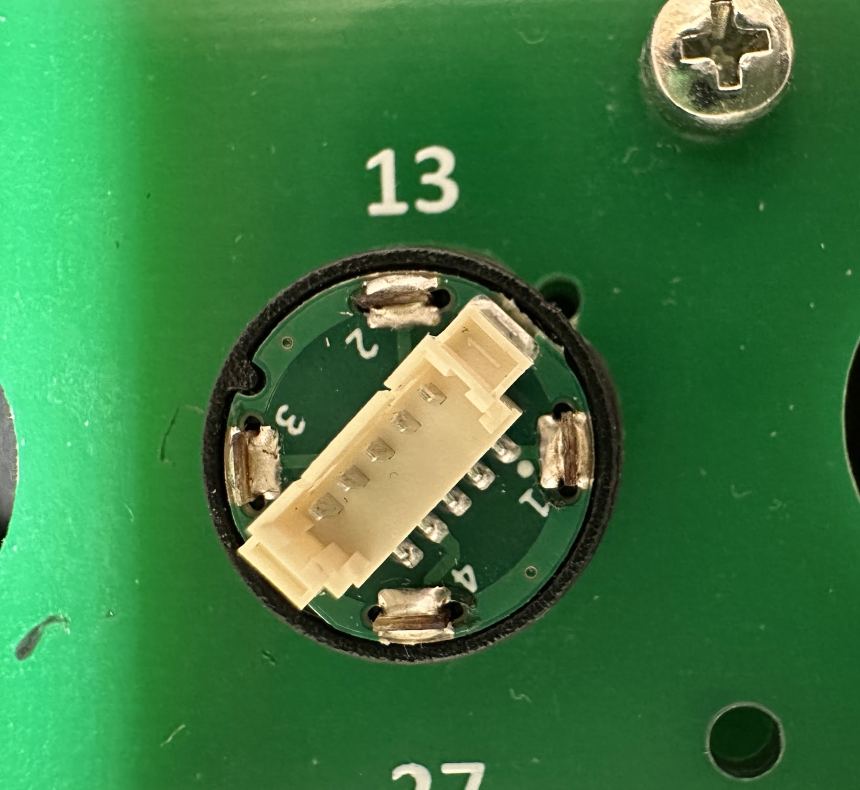
#> input picture sift/dataset/correct.png, 1720 x 1580 px (shown at 1/2 size)
$ python sift_tutorial.py   (older library calls are emulated)
#> lines starting #> are read from the running program, lines starting #| are printed output that depends on the picture; after the words box and inside, x2 and y2 are one past the last pixel; in counts of white or black regions, pixels touching at a corner belong together
import math
import time

import cv2
import matplotlib.pyplot as plt
import numpy as np

img_bgr = cv2.imread("dataset/correct.png")
#> img_bgr is the input picture: shape (1580, 1720, 3); mean B, G, R 65, 121.6, 60
img_rgb = cv2.cvtColor(img_bgr, cv2.COLOR_BGR2RGB)
img_gray = cv2.cvtColor(img_bgr, cv2.COLOR_BGR2GRAY)
_, img_binary = cv2.threshold(img_gray, 75, 255, cv2.THRESH_BINARY)
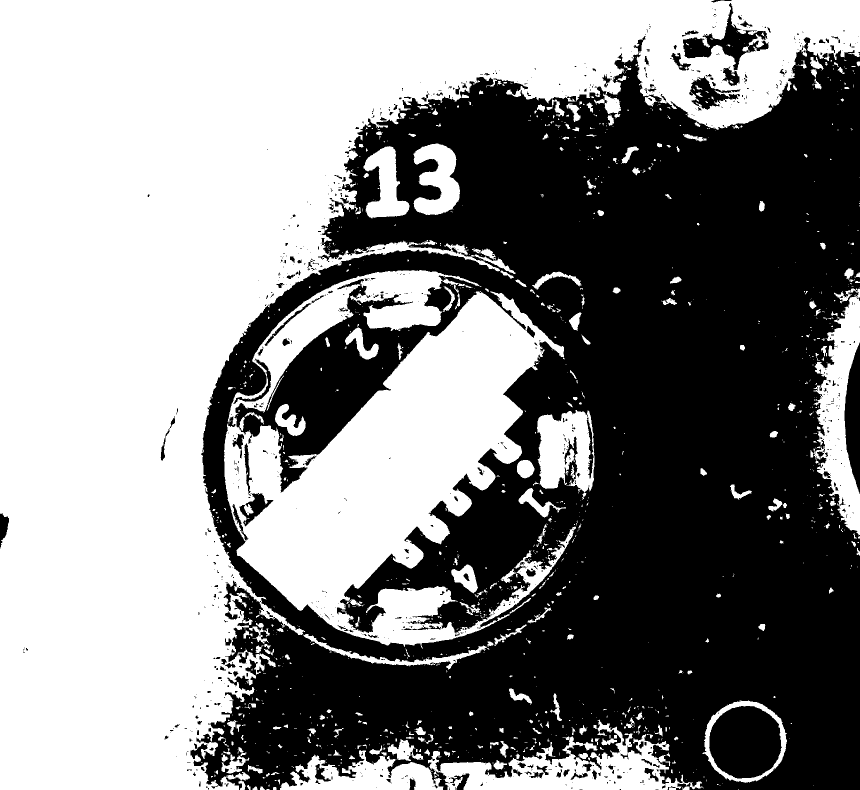
#> img_binary: shape (1580, 1720) (shown at 1/2 size); 52.5% white; 880 black regions (711 under 20 px), largest, box (x1, y1, x2, y2) and area: (381, 72, 1720, 1580) 1239276, (1418, 1412, 1564, 1557) 16589, (1689, 685, 1720, 988) 6308
img_edges = cv2.Canny(img_gray, 100, 250)
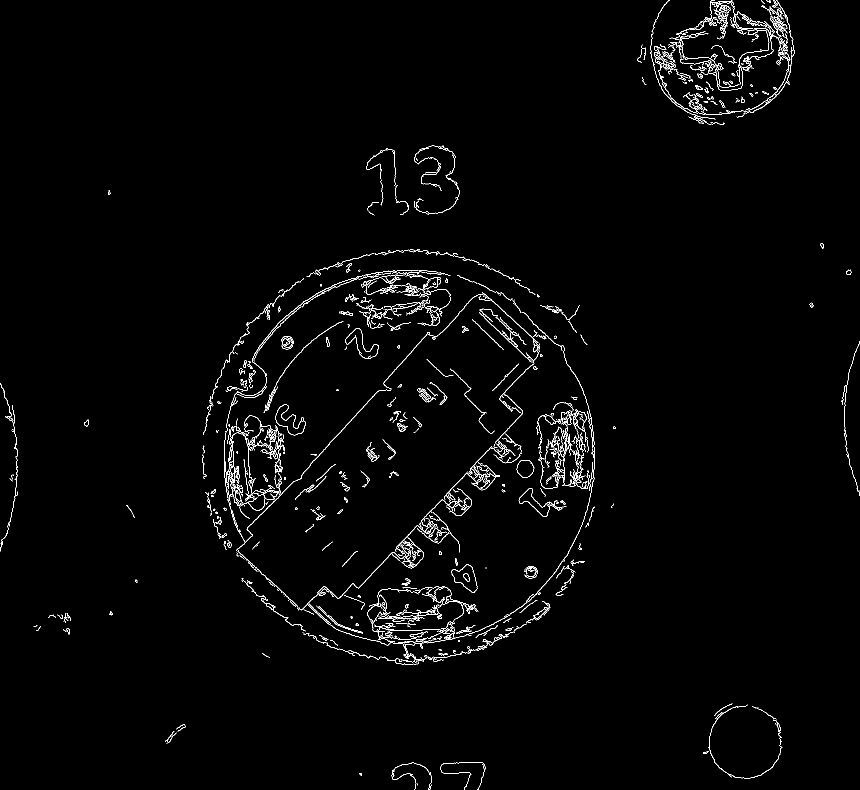
#> img_edges: shape (1580, 1720) (shown at 1/2 size); 1.6% white in thin lines or dots

MIN_COMPONENT_AREA = 4000
MIN_CONTOUR_AREA = 1000

# binary image filtering
erosion_size = 1
structuring_element = cv2.getStructuringElement(cv2.MORPH_RECT, (2 * erosion_size + 1, 2 * erosion_size + 1),
                                                (erosion_size, erosion_size))
img_binary_eroded = cv2.erode(img_binary, structuring_element, iterations=13)
#> img_binary_eroded: shape (1580, 1720); 37.7% white; 47 white regions (10 under 20 px), largest, box (x1, y1, x2, y2) and area: (0, 0, 1414, 1580) 867194, (499, 604, 1058, 1197) 125830, (1478, 0, 1720, 172) 15146
img_binary_eroded = cv2.dilate(img_binary_eroded, structuring_element, iterations=15)
#> img_binary_eroded: shape (1580, 1720); 45.6% white; 25 white regions, largest, box (x1, y1, x2, y2) and area: (0, 0, 1429, 1580) 941413, (484, 589, 1073, 1212) 174643, (1401, 0, 1720, 252) 32592

nlabels, labels, stats, centroids = cv2.connectedComponentsWithStats(img_binary_eroded, None, None, None, 8, cv2.CV_32S)
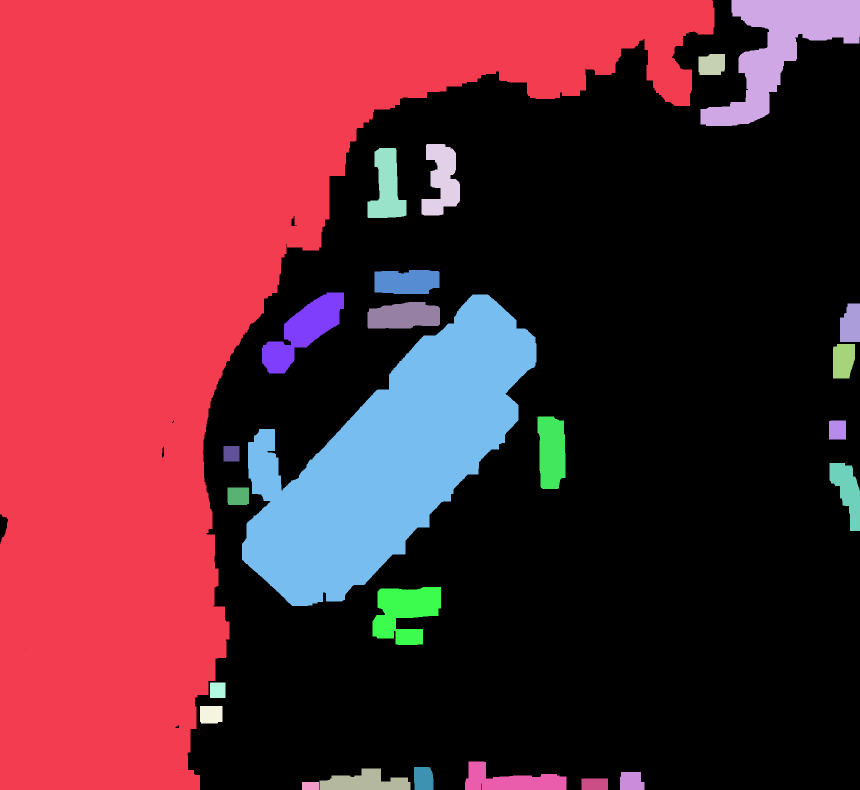
#> labels: shape (1580, 1720) int32 (shown at 1/2 size); 26 distinct labels, from 0 to 25; one colour per label, 0 black
#> nlabels = 26; stats = 26 rows, first 6: [0, 0, 1720, 1580, 1478269], [0, 0, 1429, 1580, 941413], [1401, 0, 319, 252, 32592], [1397, 108, 53, 42, 2053], [843, 288, 77, 143, 7042], [735, 296, 78, 140, 6791]; centroids = 26 pairs, first value 371.5 to 1701.2, second value 95.61 to 1571.5
component_areas = stats[1:, cv2.CC_STAT_AREA]
#> component_areas = 25 values, max 941413 at index 0, min 544 at index 24, mean 49573.2
img_binary_filtered = np.zeros((labels.shape), np.uint8)
for i in range(0, nlabels - 1):
    if component_areas[i] >= MIN_COMPONENT_AREA:
        img_binary_filtered[labels == i + 1] = 255
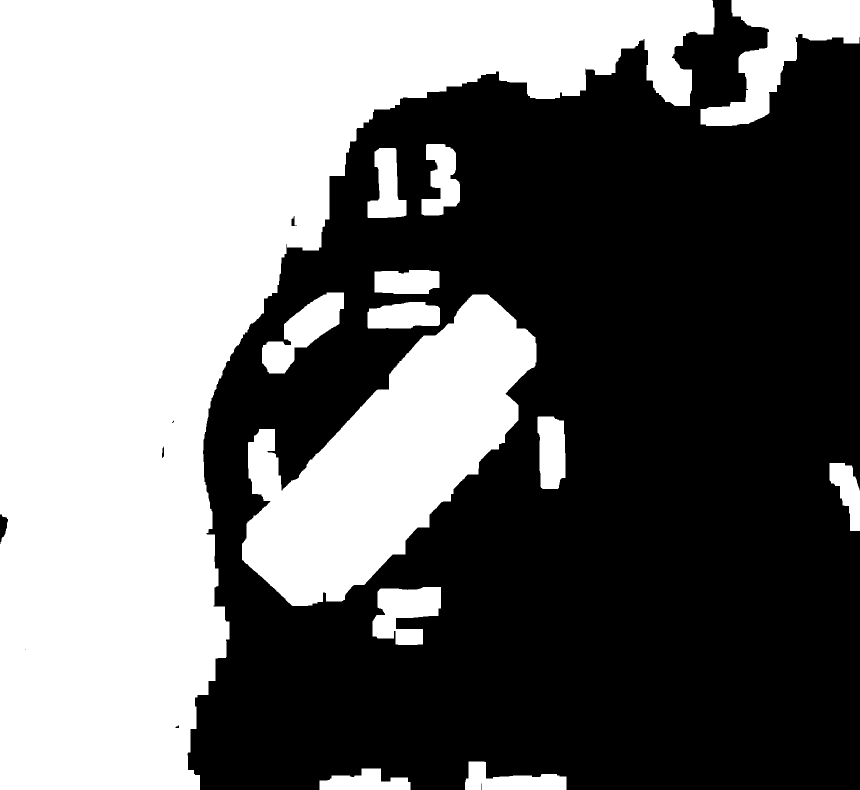
#> img_binary_filtered: shape (1580, 1720) (shown at 1/2 size); 44.9% white; 13 white regions

# show binary images
fig, (ax0, ax1, ax2) = plt.subplots(nrows=1, ncols=3, figsize=(12, 6))
ax0.imshow(img_binary, cmap="gray")
ax0.set_title("img_binary")
ax1.imshow(img_binary_eroded, cmap="gray")
ax1.set_title("img_binary_eroded")
ax2.imshow(img_binary_filtered, cmap="gray")
ax2.set_title("img_binary_filtered")
plt.show()

# [13 lines of commented-out code are left out]

lines = cv2.HoughLines(
    img_edges,
    1,  # rho resolution
    math.pi / 180,  # theta resolution
    131,  # threshold
)
#> lines = 40 rows, first 8: [1327, 0.75], [1082, 0.716], [1084, 0.733], [1090, 0.785], [1025, 0.785], [1086, 0.75], [1022, 0.785], [1095, 0.785]

contours, hierarchy = cv2.findContours(
    img_binary_filtered,
    cv2.RETR_TREE,
    cv2.CHAIN_APPROX_SIMPLE
)
#> contours = 18 contours, 2 with area under 20; largest, box (x1, y1, x2, y2) and area: (0, 0, 1429, 1580) 938373, (484, 589, 1073, 1212) 173587, (1401, 0, 1720, 252) 31952, (524, 585, 688, 747) 11260, (745, 1174, 882, 1290) 10379

# lines = cv2.HoughLinesP(
#     img_edges,
#     1,           # rho resolution
#     math.pi/180, # theta resolution
#     50,          # threshold
#     100,        # min number of points to detect a line
#     10           # max gap between points to be considered a line
# )

img_contoured = img_rgb.copy()

if contours is not None:
    for i, contour in enumerate(contours):
        cv2.drawContours(img_contoured, [contour], -1, (255 - i, 0, i), 3)
#> this loop made 18 passes
#> contour on pass 15: [[50, 1298], [51, 1297], [52, 1298], [51, 1299]]
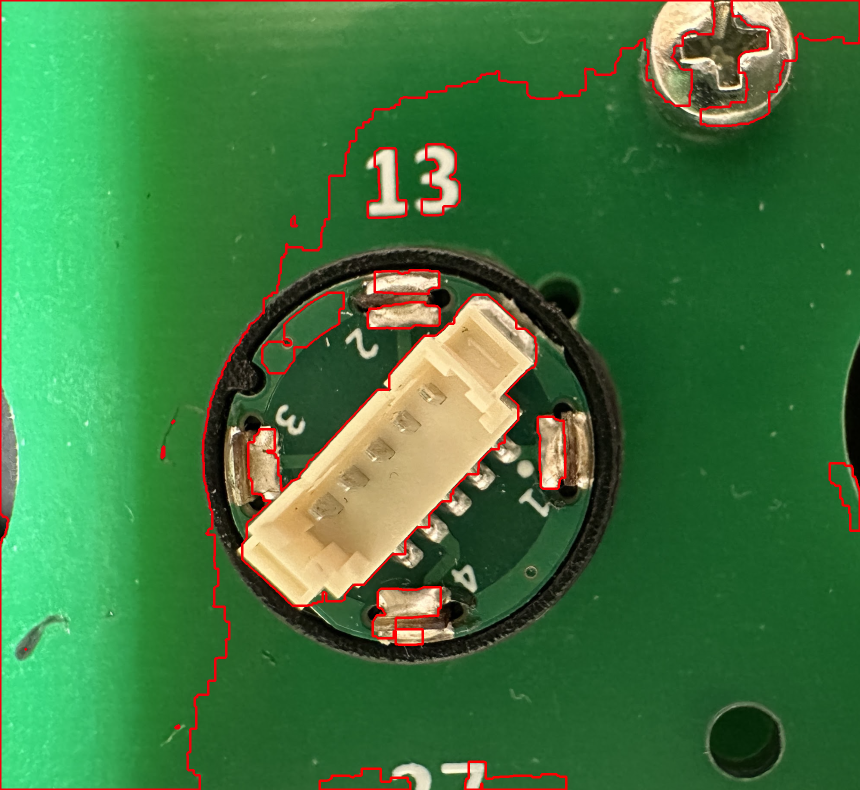
#> img_contoured: shape (1580, 1720, 3) (shown at 1/2 size); mean R, G, B 64, 119, 63.7
    # cv2.drawContours(img_contoured, contours, -1, (0, 0, 255), 3)

    rectangles = []
    for contour in contours:
        epsilon = 0.01 * cv2.arcLength(contour, True)
        approx = cv2.approxPolyDP(contour, epsilon, True)
        if cv2.contourArea(contour) > MIN_CONTOUR_AREA:
            rectangles.append(approx)
#> this loop made 18 passes
#> epsilon on passes 1 to 8: 4.61, 5.56, 6.49, 3.75, 3.84, 3.77, 24.27, 6.06
#> after the loop, rectangles = 13 contours; largest, box (x1, y1, x2, y2) and area: (0, 0, 1425, 1580) 928202, (484, 590, 1073, 1212) 174769, (1401, 0, 1720, 249) 30636, (524, 585, 688, 747) 11272, (745, 1174, 882, 1289) 10313
    # cv2.drawContours(img_contoured, rectangles, -1, (0,255,255), 5)

if lines is not None:
    for line in lines:
        for rho, theta in line:
            a = math.cos(theta)
            b = math.sin(theta)
            xc = a * rho
            yc = b * rho
            x1 = int(xc + 1000 * (-b));
            y1 = int(yc + 1000 * (a));
            x2 = int(xc - 1000 * (-b));
            y2 = int(yc - 1000 * (a));
            cv2.line(img_contoured, (x1, y1), (x2, y2), (255, 0, 0), 2)
#> this loop made 40 passes
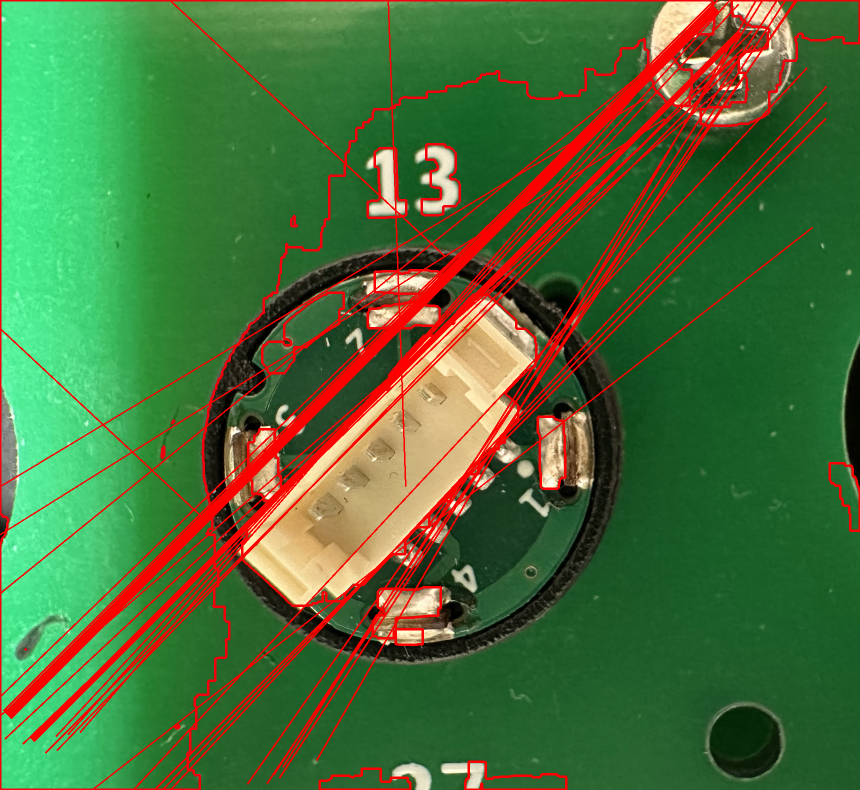
#> img_contoured: shape (1580, 1720, 3) (shown at 1/2 size); 7.17% of pixels changed, all inside (x1, y1, x2, y2) = (0, 0, 1654, 1580)
        # for x1, y1, x2, y2 in line:
        #     cv2.line(img_contoured, (x1, y1), (x2, y2), (255, 0, 0), 2)

plt.imshow(img_contoured)
plt.show()
end_time = time.time()

$ run again, with sift/dataset/cyrcle.png copied over sift/dataset/correct.png
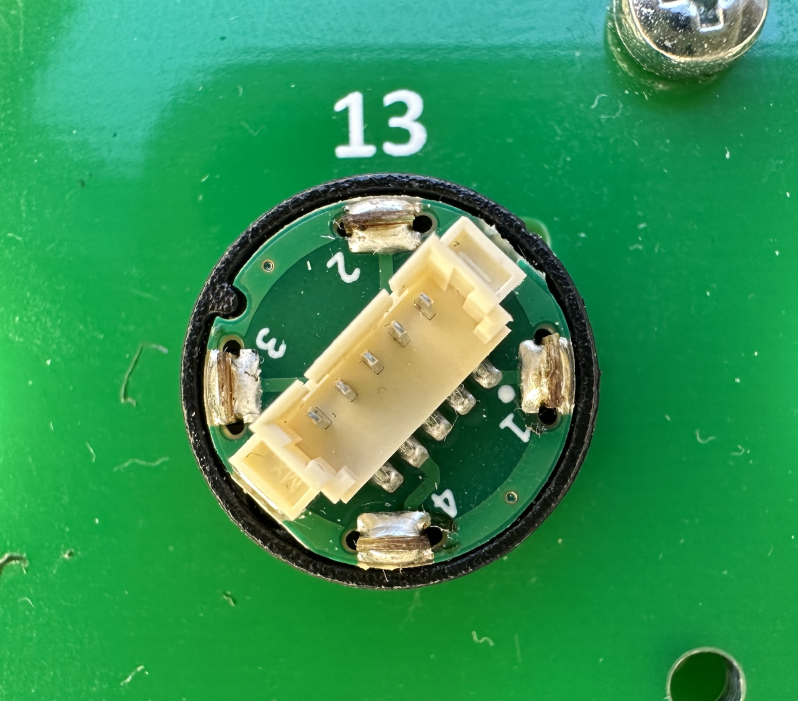
#> input picture sift/dataset/cyrcle.png, 1596 x 1402 px (shown at 1/2 size)
#> img_bgr is the input picture: shape (1402, 1596, 3); mean B, G, R 83.3, 147.5, 49.9
#> img_binary: shape (1402, 1596); 88.3% white; 647 black regions (550 under 20 px), largest, box (x1, y1, x2, y2) and area: (365, 350, 1268, 1180) 123583, (612, 582, 1130, 1110) 67266, (481, 474, 760, 780) 28538
#> img_edges: shape (1402, 1596); 2.8% white in thin lines or dots
#> `nlabels, labels, stats, centroids = cv2.connectedComponentsWithStats(i..`:
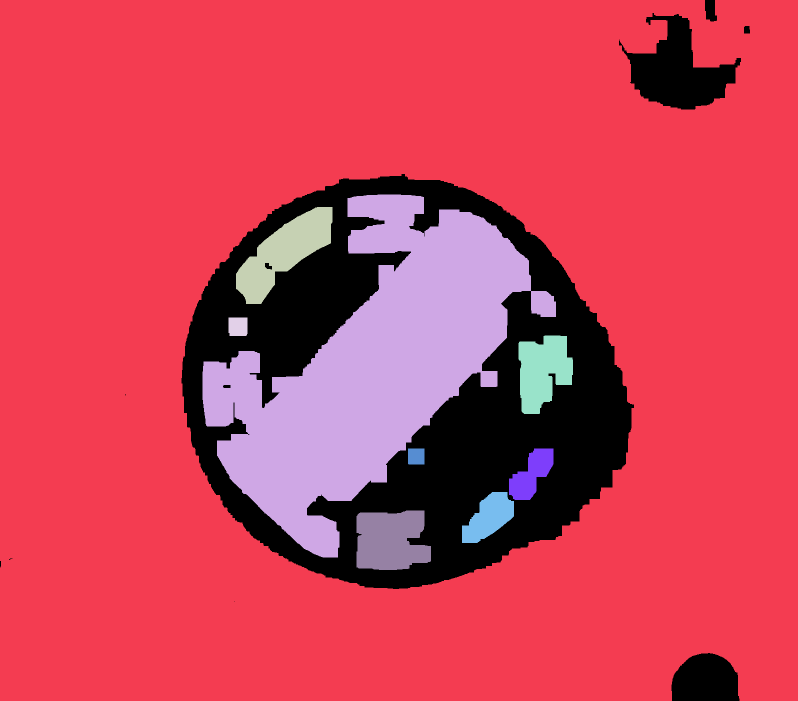
#> labels: shape (1402, 1596) int32 (shown at 1/2 size); 10 distinct labels, from 0 to 9; one colour per label, 0 black
#> nlabels = 10; stats = [[0, 0, 1500, 1402, 323954], [0, 0, 1596, 1402, 1639179], [405, 389, 707, 726, 216297], [472, 414, 193, 194, 16974], [457, 635, 38, 37, 1388], [1037, 671, 109, 157, 12238], [816, 897, 33, 32, 1055], [1018, 897, 89, 103, 5209], [924, 984, 104, 102, 6374], [713, 1021, 149, 119, 14924]]; centroids = [[895.8, 760], [784.4, 680.4], [742.8, 733.7], [567.5, 504.6], [475.6, 652.8], [1085.3, 741.5], [832, 912.5], [1062.5, 948.4], [977.3, 1034.9], [780.5, 1080.5]]
#> component_areas = [1639179, 216297, 16974, 1388, 12238, 1055, 5209, 6374, 14924]
#> lines = 539 rows, first 8: [1195, 0.768], [953, 0.75], [952, 0.768], [955, 0.785], [952, 0.733], [380, 2.32], [344, 2.36], [991, 0.785]
#> contours = 17 contours, 5 with area under 20; largest, box (x1, y1, x2, y2) and area: (0, 0, 1596, 1402) 2222844, (362, 347, 1269, 1179) 565658, (405, 389, 1112, 1115) 214566, (1237, 25, 1483, 220) 22864, (472, 414, 665, 608) 16816
#> the loop `for i, contour in enumerate(contours):` made 17 passes
#> contour on pass 2: [[467, 1202], [468, 1201], [469, 1202], [468, 1203]]
#> the loop `for contour in contours:` made 17 passes
#> epsilon on passes 1, 3, 4, 5, 6, 7, 8, 9: 62.34, 0.159, 0.0766, 0.0966, 31.35, 5.97, 3.61, 3.55
#> after the loop `for contour in contours:`: rectangles = 9 contours; largest, box (x1, y1, x2, y2) and area: (0, 0, 1596, 1402) 2222499, (364, 347, 1269, 1176) 534782, (407, 394, 1112, 1107) 210186, (1237, 27, 1482, 220) 23396, (472, 414, 665, 608) 17124
#> the loop `for line in lines:` made 539 passes
#> after the loop `for line in lines:`:
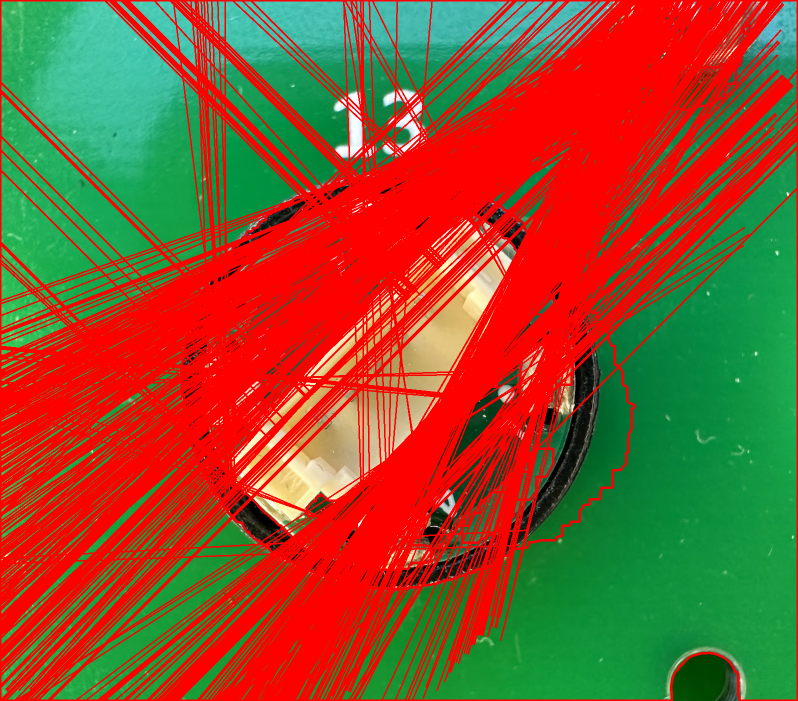
#> img_contoured: shape (1402, 1596, 3) (shown at 1/2 size); mean R, G, B 142.9, 81.2, 45.3

$ run again, with sift/dataset/IMG_3472.jpeg saved as sift/dataset/correct.png
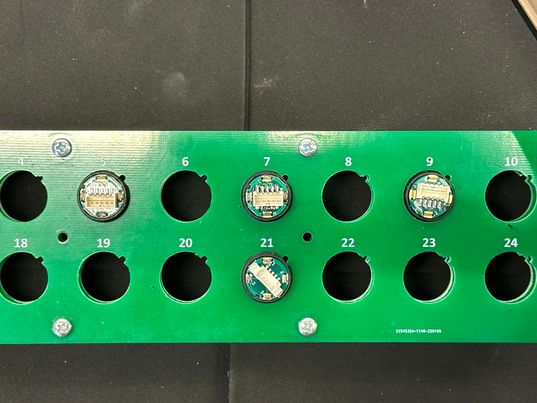
#> input picture sift/dataset/IMG_3472.jpeg, 537 x 403 px
#> img_bgr is the input picture: shape (403, 537, 3); mean B, G, R 79.8, 117.9, 60
#> img_binary: shape (403, 537); 72.1% white; 638 black regions (600 under 20 px), largest, box (x1, y1, x2, y2) and area: (0, 342, 537, 403) 30945, (0, 102, 242, 131) 3885, (161, 170, 211, 221) 2013
#> img_edges: shape (403, 537); 4.4% white in thin lines or dots
#> labels: shape (403, 537) int32; 5 distinct labels, from 0 to 4
#> nlabels = 5; stats = [[0, 0, 537, 403, 73429], [0, 0, 248, 105, 23558], [250, 0, 287, 121, 27344], [0, 128, 537, 218, 91248], [517, 216, 20, 42, 832]]; centroids = [[270.7, 262.9], [125.1, 47.27], [395.4, 50.27], [262.2, 235.7], [526.6, 236.5]]
#> component_areas = [23558, 27344, 91248, 832]
#> after the loop `for i in range(0, nlabels - 1):`:
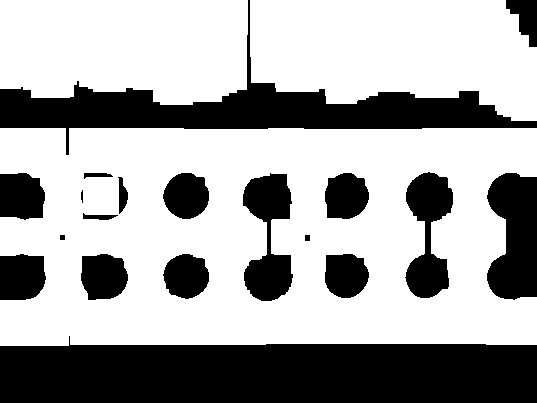
#> img_binary_filtered: shape (403, 537); 65.7% white; 19 black regions
#> lines = [[130, 1.57], [342, 1.57]]
#> contours = 16 contours; largest, box (x1, y1, x2, y2) and area: (0, 128, 537, 346) 106400, (250, 0, 537, 121) 26927, (0, 0, 248, 105) 23192, (242, 172, 294, 302) 3979, (404, 171, 454, 299) 3669
#> the loop `for i, contour in enumerate(contours):` made 16 passes
#> the loop `for contour in contours:` made 16 passes
#> epsilon on passes 1 to 8: 18.63, 1.57, 1.58, 1.68, 0.237, 0.217, 0.816, 0.305
#> after the loop `for contour in contours:`: rectangles = 10 contours; largest, box (x1, y1, x2, y2) and area: (0, 128, 537, 346) 109036, (250, 0, 537, 121) 26878, (0, 0, 248, 105) 23216, (242, 173, 294, 302) 3798, (404, 171, 454, 299) 3532
#> the loop `for line in lines:` made 2 passes
#> after the loop `for line in lines:`:
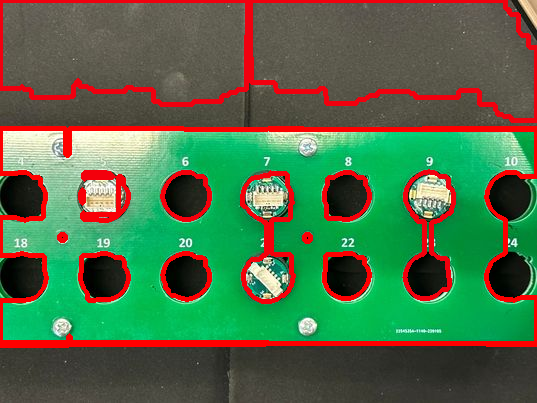
#> img_contoured: shape (403, 537, 3); mean R, G, B 81, 107.7, 73.1
